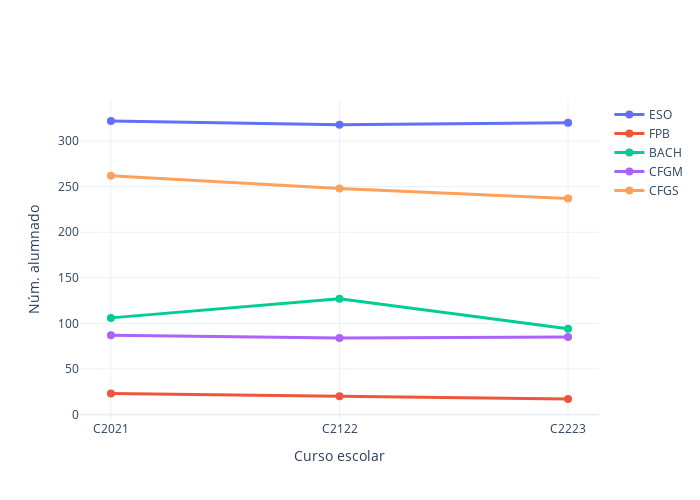

This figure's notebook cell:
### Markdown cell above
## Evolución del número total de alumnado por niveles

### Code cell
myplotly.num_students_evolution(df_ce, stages, years)

### Figure 1 — Plotly figure (JSON) as saved in the notebook; plotly's stock layout.template omitted (floating-point values rounded to 4 significant figures)
{"data": [{"hoverinfo": "name+text", "line": {"width": 3}, "marker": {"size": 8}, "name": "ESO", "text": ["322.0", "318.0", "320.0"], "type": "scatter", "x": ["C2021", "C2122", "C2223"], "y": [322, 318, 320]}, {"hoverinfo": "name+text", "line": {"width": 3}, "marker": {"size": 8}, "name": "FPB", "text": ["23.0", "20.0", "17.0"], "type": "scatter", "x": ["C2021", "C2122", "C2223"], "y": [23, 20, 17]}, {"hoverinfo": "name+text", "line": {"width": 3}, "marker": {"size": 8}, "name": "BACH", "text": ["106.0", "127.0", "94.0"], "type": "scatter", "x": ["C2021", "C2122", "C2223"], "y": [106, 127, 94]}, {"hoverinfo": "name+text", "line": {"width": 3}, "marker": {"size": 8}, "name": "CFGM", "text": ["87.0", "84.0", "85.0"], "type": "scatter", "x": ["C2021", "C2122", "C2223"], "y": [87, 84, 85]}, {"hoverinfo": "name+text", "line": {"width": 3}, "marker": {"size": 8}, "name": "CFGS", "text": ["262.0", "248.0", "237.0"], "type": "scatter", "x": ["C2021", "C2122", "C2223"], "y": [262, 248, 237]}], "layout": {"height": 500, "width": 700, "xaxis": {"autorange": true, "range": [-0.1355, 2.135], "title": {"text": "Curso escolar"}, "type": "category"}, "yaxis": {"autorange": true, "range": [-6.04, 345.0], "title": {"text": "Núm. alumnado"}, "type": "linear"}}}
